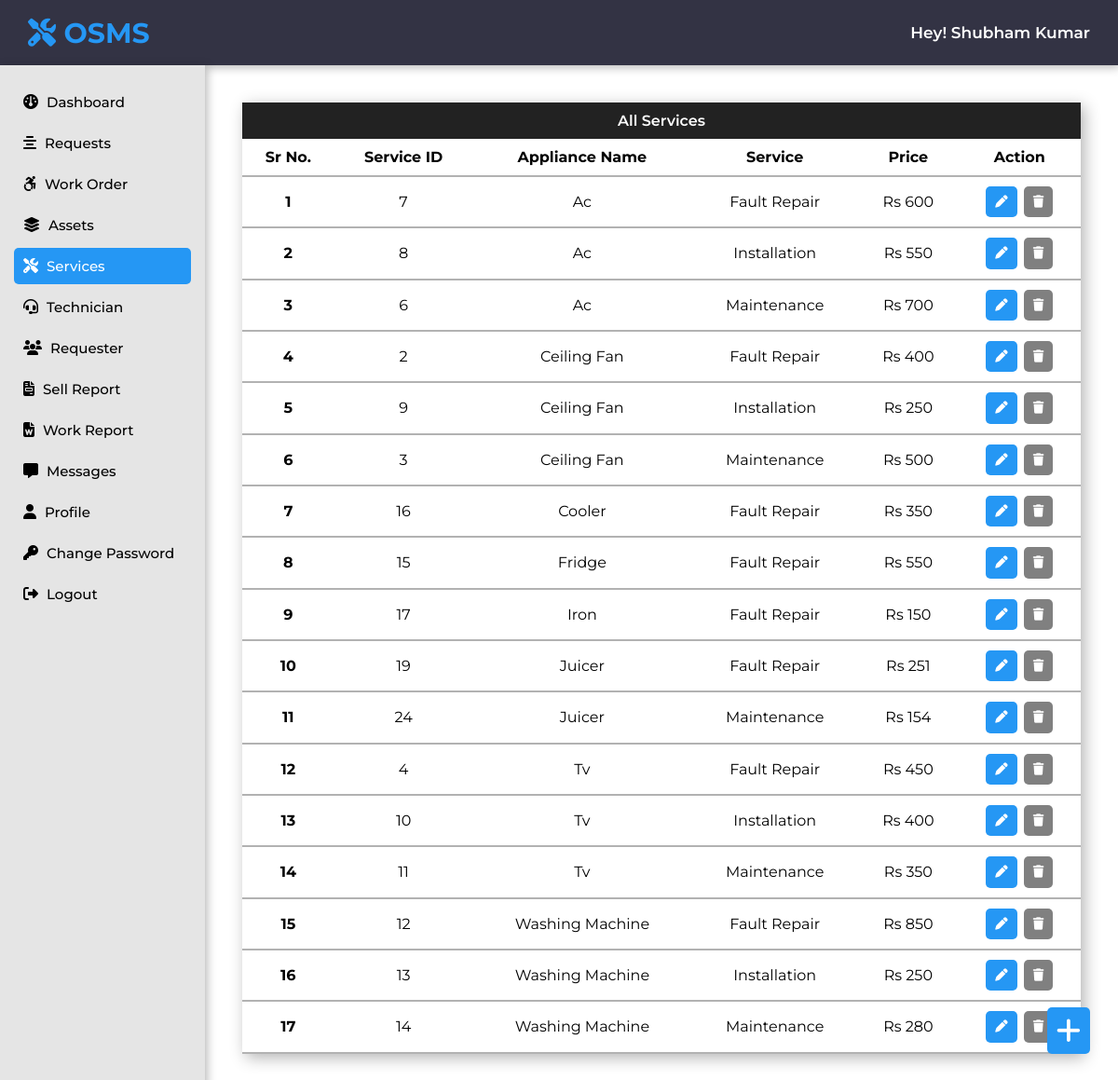
/admin/services.php (signed in), run on the app's committed database.
### tables this page shows
CREATE TABLE `services_tb` (
  `s_id` int(11) NOT NULL,
  `appliance_name` varchar(60) NOT NULL,
  `service_name` varchar(60) NOT NULL,
  `service_price` int(11) NOT NULL
);

### admin/services.php (the view, shortened to what this page needs)
<?php
$page = "services";
include "../connection.php";
include "include/header-sidebar.php";
$sql = "SELECT * FROM services_tb ORDER BY appliance_name, `service_name`";
$run = mysqli_query($conn, $sql);
?>
<head>
</head>
<div class="content">
    <span class="add-btn" onclick="open_register_modal()"><i class="fa-solid fa-plus"></i></span>
    <div class="table">
        <div class="heading">
            <p>All Services</p>
        </div>
        <div class="table-data">
            <table>
                <thead>
                    <tr>
                        <th>Sr No.</th>
                        <th>Service ID</th>
                        <th>Appliance Name</th>
                        <th>Service</th>
                        <th>Price</th>
                        <th>Action</th>
                    </tr>
                </thead>
                <tbody>
                    <?php
                    $count = 0;
                    while ($result = mysqli_fetch_array($run)) {
                        $count++;
                    ?>
                        <tr>
                            <td>
                                <b><?php echo $count; ?></b>
                            </td>
                            <td>
                                <?php echo $result['s_id']; ?>
                            </td>
                            <td>
                                <?php echo $result['appliance_name']; ?>
                            </td>
                            <td>
                                <?php echo $result['service_name']; ?>
                            </td>
                            <td>
                                <?php echo "Rs" . " " . $result['service_price']; ?>
                            </td>
                            <td>
                                <div class="form-btn">
                                    <form action="edit-services.php" method="post">
                                        <button type="submit" name="edit-btn" class="edit-btn"><i class="fa-solid fa-pen"></i></button>
                                    </form>
                                    <form action="" method="post">
                                        <button type="submit" name="delete-btn" class="delete-btn" Onclick="return ConfirmDelete();"><i class="fa-solid fa-trash"></i></button>
                                    </form>
                                </div>
                            </td>
                        </tr>
                    <?php } ?>
                </tbody>
            </table>
        </div>
    </div>
</div>

### admin/include/header-sidebar.php (shortened to what this page needs)
<?php
$aEmail = $_SESSION['is_adminlogin'];
$sql = "SELECT a_name FROM admin_login WHERE a_email = '$aEmail'";
$run = mysqli_query($conn, $sql);
$result = mysqli_fetch_array($run);
$aname = $result['a_name'];
?>
<head>
    <link rel="stylesheet" href="https://cdnjs.cloudflare.com/ajax/libs/font-awesome/6.2.0/css/all.min.css">
    <link rel="stylesheet" href="https://cdnjs.cloudflare.com/ajax/libs/lightgallery-js/1.4.0/css/lightgallery.min.css">
    <link rel="stylesheet" href="../css/admin-style.css">
</head>
<section class="head-sidebar">
    <div class="top_navbar">
        <a href="/osms" class="logo"> <i class="fas fa-tools"></i> OSMS </a>
        <span class="pheading">Hey! <?php echo $aname; ?></span>
    </div>
    <div class="sidebar">
        <ul class="links">
            <li>
                <a href="dashboard.php" class="<?php if ($page == "dashboard") echo 'nav-active'; ?>">
                    <span class="icon"><i class="fa-solid fa-gauge"></i></span>
                    <span class="item">Dashboard</span>
                </a>
            </li>
            <li>
                <a href="requests.php" class="<?php if ($page == "requests") echo 'nav-active'; ?>">
                    <span class="icon"><i class="fa-solid fa-align-center"></i></span>
                    <span class="item">Requests</span>
                </a>
            </li>
            <li>
                <a href="work-order.php" class="<?php if ($page == "workorder") echo 'nav-active'; ?>">
                    <span class="icon"><i class="fa-brands fa-accessible-icon"></i></span>
                    <span class="item">Work Order</span>
                </a>
            </li>
            <li>
                <a href="assets.php" class="<?php if ($page == "assets") echo 'nav-active'; ?>">
                    <span class="icon"><i class="fa-solid fa-layer-group"></i></span>
                    <span class="item">Assets</span>
                </a>
            </li>
            <li>
                <a href="services.php" class="<?php if ($page == "services") echo 'nav-active'; ?>">
                    <span class="icon"><i class="fa-solid fa-screwdriver-wrench"></i></span>
                    <span class="item">Services</span>
                </a>
            </li>
            <li>
                <a href="technician.php" class="<?php if ($page == "technician") echo 'nav-active'; ?>">
                    <span class="icon"><i class="fa-solid fa-headset"></i></span>
                    <span class="item">Technician</span>
                </a>
            </li>
            <li>
                <a href="requester.php" class="<?php if ($page == "requester") echo 'nav-active'; ?>">
                    <span class="icon"><i class="fa-solid fa-users"></i></span>
                    <span class="item">Requester</span>
                </a>
            </li>
            <li>
                <a href="sold-product-report.php" class="<?php if ($page == "sellreport") echo 'nav-active'; ?>">
                    <span class="icon"><i class="fa-sharp fa-solid fa-file-invoice"></i></span>
                    <span class="item">Sell Report</span>
                </a>
            </li>
            <li>
                <a href="work-report.php" class="<?php if ($page == "workreport") echo 'nav-active'; ?>">
                    <span class="icon"><i class="fa-solid fa-file-word"></i></span>
                    <span class="item">Work Report</span>
                </a>
            </li>
            <li>
                <a href="messages.php" class="<?php if ($page == "messages") echo 'nav-active'; ?>">
                    <span class="icon"><i class="fa-solid fa-message"></i></span>
                    <span class="item">Messages</span>
                </a>
            </li>
            <li>
                <a href="profile.php" class="<?php if ($page == "admin-profile") echo 'nav-active'; ?>">
                    <span class="icon"><i class="fa-solid fa-user"></i></span>
                    <span class="item">Profile</span>
                </a>
            </li>
            <li>
                <a href="change-password.php" class="<?php if ($page == "changepassword") echo 'nav-active'; ?>">
                    <span class="icon"><i class="fa-solid fa-key"></i></span>
                    <span class="item">Change Password</span>
                </a>
            </li>
            <li>
                <a href="logout.php" class="<?php if ($page == "logout") echo 'nav-active'; ?>">
                    <span class="icon"><i class="fa-solid fa-right-from-bracket"></i></span>
                    <span class="item">Logout</span>
                </a>
            </li>
        </ul>
    </div>
</section>

### css/admin-style.css (style rules this page uses)
* { font-family: "Montserrat", sans-serif; margin: 0; padding: 0; box-sizing: border-box; outline: none; border: none; text-decoration: none; list-style: none; }
.head-sidebar { position: fixed; top: 0; left: 0; z-index: 1; }
.head-sidebar .top_navbar { position: fixed; width: 100%; height: 7rem; background: var(--black); display: flex; justify-content: space-between; align-items: center; padding: 0 3rem; box-shadow: 0.2rem 0.2rem 1rem rgb(0, 0, 0, 0.3); }
.top_navbar .logo { font-size: 3rem; text-transform: capitalize; color: var(--blue); font-weight: bolder; margin-right: 3rem; }
.sidebar { position: fixed; background: #e5e5e5; margin-top: 7rem; left: 0; width: 22rem; height: 100%; padding: 1.5rem; box-shadow: 0.2rem 0.2rem 1rem rgb(0, 0, 0, 0.3); }
.sidebar ul li a { display: block; padding: 1rem; color: black; font-size: 1.5rem; font-weight: 500; position: relative; text-decoration: none; margin: 0.5rem 0; border-radius: 0.5rem; }
.sidebar ul li a .icon { color: black; font-size: 1.6rem; display: inline-block; padding: 0 0.5rem 0 0; }
.sidebar ul li a.nav-active { background: var(--blue); color: var(--white); }
.sidebar ul li a.nav-active .icon { background: var(--blue); color: var(--white); }
.content { margin-top: 7rem; margin-left: 22rem; padding: 4rem; }

### admin/include/header-sidebar.php (style rules this page uses)
.pheading { color: white; font-size: 1.7rem; font-weight: 600; text-transform: capitalize; }

### admin/services.php (style rules this page uses)
.table { box-shadow: 0.4rem 0.4rem 1.6rem rgba(0, 0, 0, 0.3); }
.table .heading { background: #222; color: white; text-align: center; padding: 1rem 0; font-size: 1.6rem; font-weight: 550; }
table { text-align: center; border-collapse: collapse; width: 100%; }
tr { border-bottom: .2rem solid rgba(0, 0, 0, 0.3); }
th, td { padding: 1rem; text-transform: capitalize; }
.form-btn { display: flex; flex-direction: row; gap: .7rem; justify-content: center; align-items: center; }
.edit-btn { background: #2597f4; padding: 1rem; color: white; cursor: pointer; border-radius: .5rem; }
.delete-btn { background: gray; color: white; padding: 1rem; cursor: pointer; border-radius: .5rem; }
.add-btn { position: fixed; bottom: 4rem; right: 3rem; font-size: 3rem; background: #2597f4; color: white; padding: 1rem; cursor: pointer; border-radius: .5rem; z-index: 99; }

### data on the page
services_tb: s_id "7", appliance_name "Ac", service_name "Fault Repair", service_price "600"
services_tb: s_id "8", appliance_name "Ac", service_name "Installation", service_price "550"
services_tb: s_id "6", appliance_name "Ac", service_name "Maintenance", service_price "700"
services_tb: s_id "2", appliance_name "Ceiling Fan", service_name "Fault Repair", service_price "400"
services_tb: s_id "9", appliance_name "Ceiling Fan", service_name "Installation", service_price "250"
services_tb: s_id "3", appliance_name "Ceiling Fan", service_name "Maintenance", service_price "500"
services_tb: s_id "16", appliance_name "Cooler", service_name "Fault Repair", service_price "350"
services_tb: s_id "15", appliance_name "Fridge", service_name "Fault Repair", service_price "550"
services_tb: s_id "17", appliance_name "Iron", service_name "Fault Repair", service_price "150"
services_tb: s_id "19", appliance_name "Juicer", service_name "Fault Repair", service_price "251"
services_tb: s_id "24", appliance_name "Juicer", service_name "Maintenance", service_price "154"
services_tb: s_id "4", appliance_name "Tv", service_name "Fault Repair", service_price "450"
services_tb: s_id "10", appliance_name "Tv", service_name "Installation", service_price "400"
services_tb: s_id "11", appliance_name "Tv", service_name "Maintenance", service_price "350"
services_tb: s_id "12", appliance_name "Washing Machine", service_name "Fault Repair", service_price "850"
services_tb: s_id "13", appliance_name "Washing Machine", service_name "Installation", service_price "250"
services_tb: s_id "14", appliance_name "Washing Machine", service_name "Maintenance", service_price "280"

### other printed values
$aname "Shubham Kumar"
